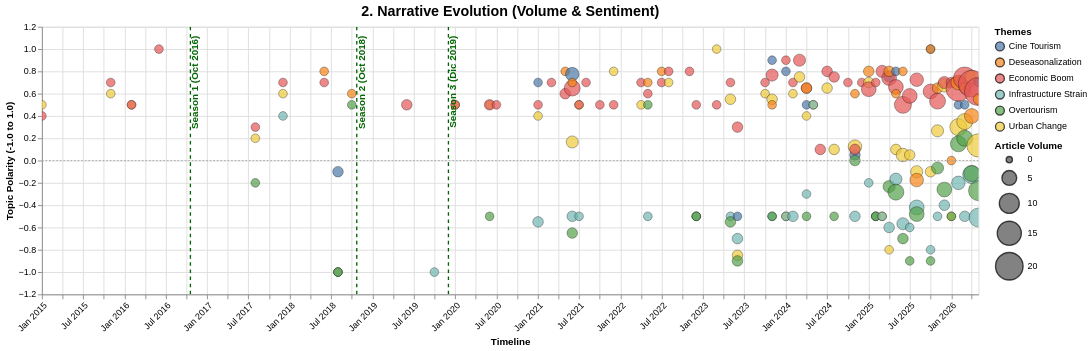

Source (Vega-Lite JSON):
### Vega-Lite specification from a JSON file in a GitHub repository (floating-point values rounded to 4 significant figures; data arrays with more than 128 entries replaced by an {"elided": "..."} marker saying what was removed)
{"config": {"view": {"continuousWidth": 300, "continuousHeight": 300}}, "layer": [{"data": {"name": "data-1331b16f322c979c45714611eb387c75"}, "mark": {"type": "circle", "opacity": 0.7, "stroke": "black", "strokeWidth": 0.5}, "encoding": {"color": {"field": "Narrative_Topic", "legend": {"orient": "right", "title": "Themes"}, "scale": {"scheme": "tableau10"}, "type": "nominal"}, "size": {"field": "Mention_Count", "legend": {"orient": "right"}, "scale": {"range": [50, 1000]}, "title": "Article Volume", "type": "quantitative"}, "tooltip": [{"field": "Date", "type": "temporal"}, {"field": "Narrative_Topic", "type": "nominal"}, {"field": "Topic_Sentiment", "format": ".2f", "type": "quantitative"}, {"field": "Mention_Count", "type": "quantitative"}, {"field": "Evidence_Quotes", "type": "nominal"}], "x": {"axis": {"format": "%b %Y", "labelAngle": -45}, "field": "Date", "title": "Timeline", "type": "temporal"}, "y": {"field": "Topic_Sentiment", "scale": {"domain": [-1.1, 1.1]}, "title": "Topic Polarity (-1.0 to 1.0)", "type": "quantitative"}}, "name": "view_9c1ceba19751fae9_0"}, {"data": {"name": "data-a0a55d106695e8d630baff0f16eee66d"}, "mark": {"type": "rule", "color": "#A9A9A9", "strokeDash": [2, 2]}, "encoding": {"y": {"field": "y", "type": "quantitative"}}}, {"data": {"name": "data-badc6c999927d86d7f36975340d3992e"}, "mark": {"type": "rule", "size": 1.5, "strokeDash": [4, 4]}, "encoding": {"color": {"field": "Color", "scale": null, "type": "nominal"}, "x": {"field": "Date", "type": "temporal"}}}, {"data": {"name": "data-badc6c999927d86d7f36975340d3992e"}, "mark": {"type": "text", "align": "right", "angle": 270, "baseline": "top", "dx": 5, "fontSize": 11, "fontWeight": "bold"}, "encoding": {"color": {"field": "Color", "scale": null, "type": "nominal"}, "text": {"field": "Event", "type": "nominal"}, "x": {"field": "Date", "type": "temporal"}, "y": {"value": 15}}}], "height": 300, "params": [{"name": "param_1e9efca18e7a2868", "select": {"type": "interval", "encodings": ["x", "y"]}, "bind": "scales", "views": ["view_9c1ceba19751fae9_0"]}], "title": {"text": "2. Narrative Evolution (Volume & Sentiment)", "fontSize": 16}, "width": 1050, "$schema": "https://vega.github.io/schema/vega-lite/v6.4.1.json", "datasets": {"data-1331b16f322c979c45714611eb387c75": {"elided": "193 records"}, "data-a0a55d106695e8d630baff0f16eee66d": [{"y": 0}], "data-badc6c999927d86d7f36975340d3992e": [{"Date": "2016-10-18T00:00:00", "Event": "Season 1 (Oct 2016)", "Color": "#006400"}, {"Date": "2018-10-23T00:00:00", "Event": "Season 2 (Oct 2018)", "Color": "#006400"}, {"Date": "2019-12-02T00:00:00", "Event": "Season 3 (Dic 2019)", "Color": "#006400"}]}}
